Frame 1 (no input): blank canvas, image omitted
Frame 60 (the mouse pressed at the canvas centre just before this capture): blank canvas, image omitted
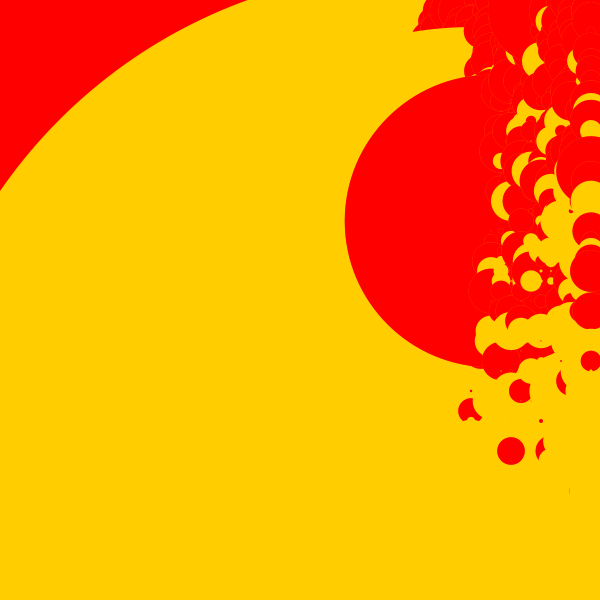
Frame 120 (the mouse held since frame 60 and released just before this capture)

The Processing sketch whose frames 1 and 60 were blank and that drew this single picture after the mouse press (run headless with seeded random() and noise(); from frame 60 on, the mouse is pressed at the canvas centre):

// Processing sketch: processing_52996
// ── processing_52996.pde



void setup(){
  size(600,600);


  
  smooth();
 
 background(221,255,3);
  //fill(255);
  noStroke();
}

void draw(){
   background(285,255,5);

  float ellSize = 0;
  for(int x = 1 ; x < width; x+=10){
   for(int y= 1 ; y < height; y+=10){
      
      if(y<random(600)) {
     ellSize = (random(tan(mouseY)));//tan((cos(cos(mouseX))*sin(x))*10);
      
    } else {
      
      ellSize = (tan(random(mouseX)));
    }
     if(y>random(500)){
   fill(255,205,0);
    ellipse(x,y,ellSize,ellSize);
   
     }else{
   fill(255,100,0);
   ellipse(x,y,ellSize,ellSize);
   
   fill(255,0,0);
   ellipse(x,y,ellSize,ellSize);    
     }
    }
  }
}
    
